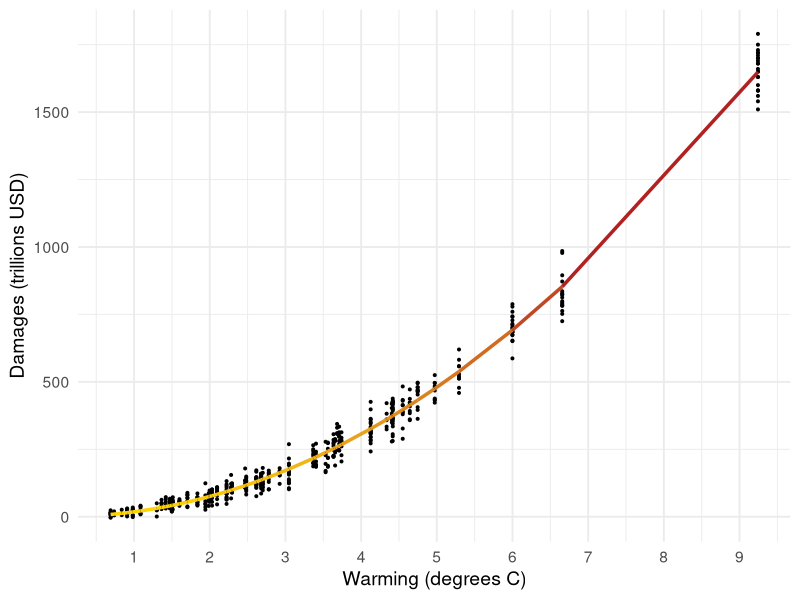
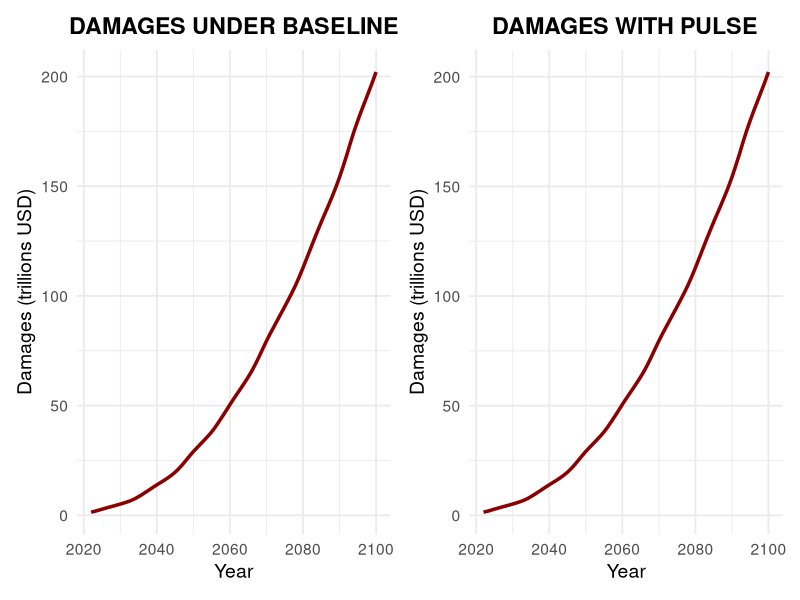
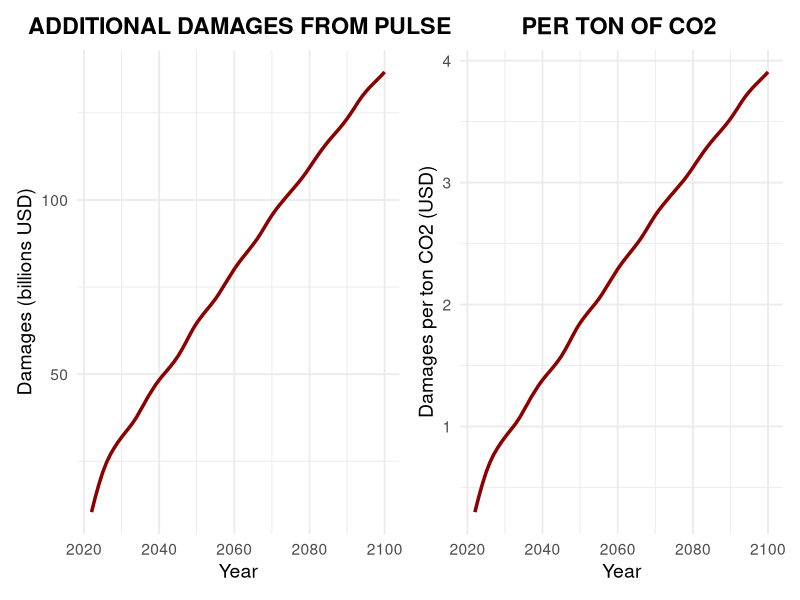
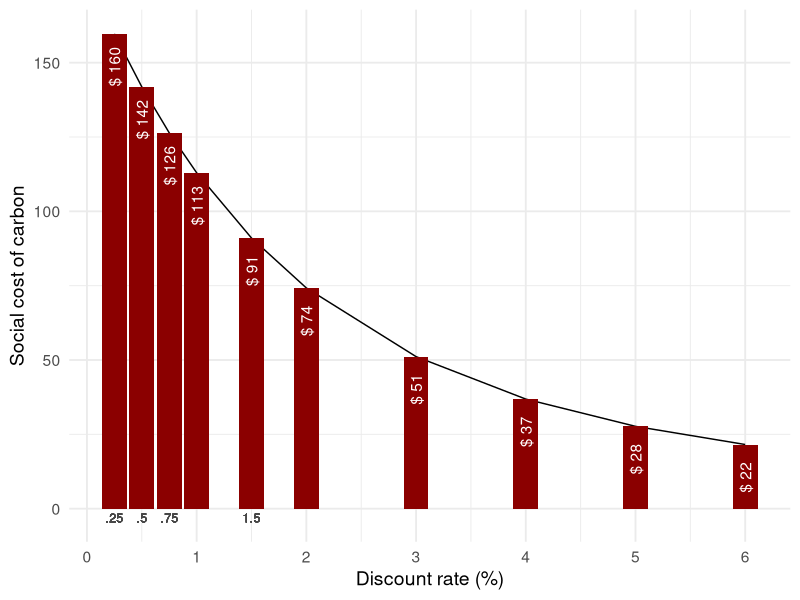
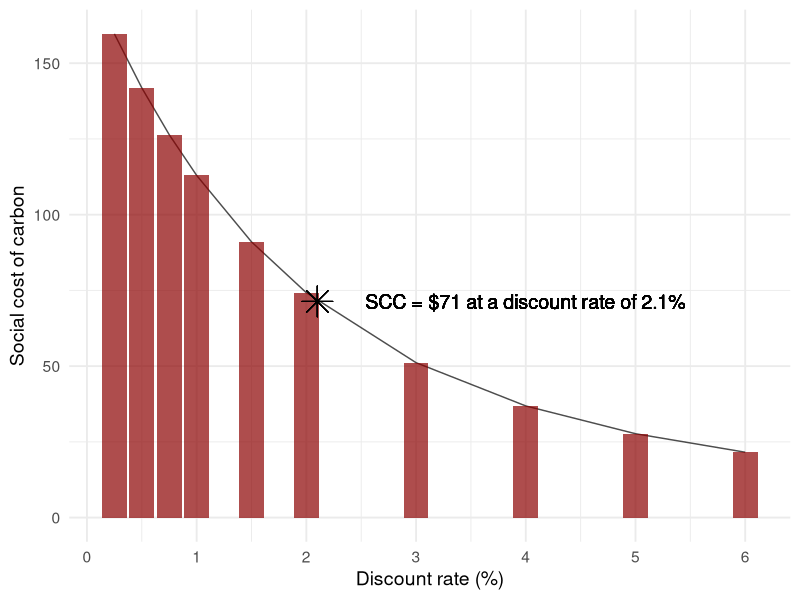
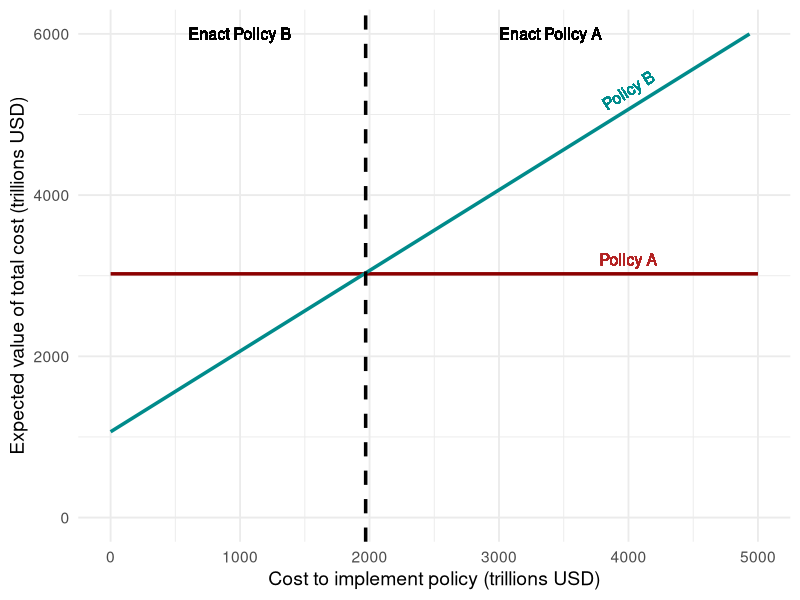

These charts were generated, in order, by the following R code:
## ---- chunk 1
knitr::opts_chunk$set(echo = TRUE, message = FALSE, warning = FALSE)
library(tidyverse)
library(here)
library(broom)
library(patchwork)

options(scipen = 999)

# reading in damages data, creating new column for squared damages
damages <- read_csv(here("damages.csv")) %>% 
  mutate(warming_q = warming^2)

# reading in warming data
warming <- read_csv(here("warming.csv"))
## ---- chunk 2
# creating a quadratic model
qm_damages <- lm(damages ~ 0 + warming + warming_q, data = damages)
damages_predict <- augment(qm_damages)

# visualizing the model 
ggplot(data = damages, aes(x = warming, y = damages/1e+12)) +
  geom_point(color = "black", size = 0.7) +
  geom_line(data = damages_predict, aes(x = warming, y = .fitted/1e+12, color = .fitted), size = 1.2) +
  scale_color_gradientn(colors = c("gold", "firebrick", "darkred")) +
  theme_minimal(14) +
  labs(x = "Warming (degrees C)", y = "Damages (trillions USD)") +
  scale_x_continuous(n.breaks = 10) +
  theme(legend.position = "none")
## ---- chunk 3
# storing a function for damages from warming based on the quadratic model
damages <- function(warming) {
  damages <- qm_damages$coefficients[1]*warming + qm_damages$coefficients[2]*(warming^2)
  return(damages)
}

# creating a new dataframe with differences and damages per ton based on degrees of warming 
pulse <- warming %>% 
  mutate(damages_baseline = damages(warming_baseline)) %>% 
  mutate(damages_pulse = damages(warming_pulse)) %>% 
  mutate(difference = damages_pulse - damages_baseline) %>% 
  mutate(damage_per_ton = difference/35e+9)

# plotting
p1 <- ggplot(data = pulse, aes(x = year, y = damages_baseline/1e+12)) +
  geom_line(size = 1.2, color = "darkred") +
  labs(x = "Year", y = "Damages (trillions USD)", title = "DAMAGES UNDER BASELINE") +
  theme_minimal(14) +
  theme(plot.title = element_text(hjust = 0.48, face = "bold"))

p2 <- ggplot(data = pulse, aes(x = year, y = damages_pulse/1e+12)) +
  geom_line(size = 1.2, color = "darkred") +
  labs(x = "Year", y = "Damages (trillions USD)", title = "DAMAGES WITH PULSE") +
  theme_minimal(14) +
  theme(plot.title = element_text(hjust = 0.48, face = "bold"))

p3 <- ggplot(data = pulse, aes(x = year, y = difference/1e+09)) +
  geom_line(size = 1.2, color = "darkred") +
  labs(x = "Year", y = "Damages (billions USD)", title = "ADDITIONAL DAMAGES FROM PULSE") +
  theme_minimal(14) +
  theme(plot.title = element_text(hjust = 0.48, face = "bold"))

p4 <- ggplot(data = pulse, aes(x = year, y = difference/35e+9)) +
  geom_line(size = 1.2, color = "darkred") +
  labs(x = "Year", y = "Damages per ton CO2 (USD)", title = "PER TON OF CO2") +
  theme_minimal(14) +
  theme(plot.title = element_text(hjust = 0.48, face = "bold"))

p1 | p2
p3 | p4

## ---- chunk 4
# creating a dataframe with discounted damages based on several discount rates
scc <- pulse %>% 
  mutate(years_into_future = year-2022) %>% 
  mutate(scc_not_discounted = difference/35e+9) %>% 
  mutate(dr0.25 = scc_not_discounted/(1.0025^years_into_future)) %>% 
  mutate(dr0.5 = scc_not_discounted/(1.005^years_into_future)) %>% 
  mutate(dr0.75 = scc_not_discounted/(1.0075^years_into_future)) %>% 
  mutate(dr1 = scc_not_discounted/(1.01^years_into_future)) %>% 
  mutate(dr1.5 = scc_not_discounted/(1.015^years_into_future)) %>% 
  mutate(dr2 = scc_not_discounted/(1.02^years_into_future)) %>% 
  mutate(dr3 = scc_not_discounted/(1.03^years_into_future)) %>% 
  mutate(dr4 = scc_not_discounted/(1.04^years_into_future)) %>% 
  mutate(dr5 = scc_not_discounted/(1.05^years_into_future)) %>% 
  mutate(dr6 = scc_not_discounted/(1.06^years_into_future)) %>% 
  mutate(dr2.1 = scc_not_discounted/(1.021^years_into_future))
  

scc0.025 <- sum(scc$dr0.25)
scc0.5 <- sum(scc$dr0.5)
scc0.75 <- sum(scc$dr0.75)
scc1 <- sum(scc$dr1)
scc1.5 <- sum(scc$dr1.5)
scc2 <- sum(scc$dr2)
scc3 <- sum(scc$dr3)
scc4 <- sum(scc$dr4)
scc5 <- sum(scc$dr5)
scc6 <- sum(scc$dr6)

scc_vector <- c(scc0.025, scc0.5, scc0.75, scc1, scc1.5, scc2, scc3, scc4, scc5, scc6)
dr <- c(0.25, 0.5, 0.75, 1, 1.5, 2, 3, 4, 5, 6)
scc_table <- data.frame(scc_vector, dr)

# plotting SCC vs. discount rate
ggplot(data = scc_table, aes(x = dr, y = scc_vector)) +
    geom_line() +
  geom_col(size = 3, fill = "darkred") +
  labs(x = "Discount rate (%)", y = "Social cost of carbon") +
  theme_minimal(14) +
  scale_x_continuous(n.breaks = 10) +
  # geom_text(aes(x = dr, y = scc_vector, label = dr), nudge_y = 4) +
  geom_text(aes(x = dr, y = scc_vector, label = paste("$", round(scc_vector, 0))), nudge_y = -11, angle = 90, color = "white ") +
  geom_text(aes(x = 0.25, y = -3, label = ".25"), size = 3.2, color = "grey28") +
  geom_text(aes(x = 0.5, y = -3, label = ".5"), size = 3.2, color = "grey28") +
  geom_text(aes(x = 0.75, y = -3, label = ".75"), size = 3.2, color = "grey28") +
  geom_text(aes(x = 1.5, y = -3, label = "1.5"), size = 3.2, color = "grey28")
## ---- chunk 5
# calculating the discount rate using the ramsey rule from the information given
rr <- (0.001 + 2*0.01)*100
## ---- chunk 6
# calculating the social cost of carbon using the ramsey rule
scc2.1 <- sum(scc$dr2.1)


# locating this discount rate on the graph
ggplot(data = scc_table, aes(x = dr, y = scc_vector)) +
    geom_line(alpha = 0.7) +
  geom_col(size = 3, fill = "darkred", alpha = 0.7) +
  labs(x = "Discount rate (%)", y = "Social cost of carbon") +
  theme_minimal(14) +
  scale_x_continuous(n.breaks = 10) +
  geom_point(aes(y = scc2.1, x = rr), size = 7, shape = 8) +
  geom_text(aes(y = scc2.1, x = 4, label = "SCC = $71 at a discount rate of 2.1%"), size = 5, shape = 8)

  
## ---- chunk 7
# creating a dataframe to calculate expected values
policy <- pulse %>% 
  mutate(warming_policy_a = 1.5*warming_baseline) %>% # 0.5 chance of this occurring under A
  mutate(warming_policy_b = ifelse(year < 2050, warming_policy_a, 1.29)) %>% # 100% chance of this occurring under B
  mutate(damages_a = damages(warming_policy_a)) %>% 
  mutate(damages_b = damages(warming_policy_b)) %>%
  mutate(years_into_future = year-2022) %>% 
  mutate(damages_a_discounted = damages_a/(1.02^years_into_future)) %>%
  mutate(damages_b_discounted = damages_b/(1.02^years_into_future)) %>% 
  mutate(damages_baseline_discounted = damages_baseline/(1.02^years_into_future))

# expected values
ev_a <- 0.5*sum(policy$damages_baseline_discounted) + 0.5*sum(policy$damages_a_discounted)
ev_b <- sum(policy$damages_b_discounted)

## ---- chunk 8
# sequence for cost
cost <- seq(0, 5e15, by = 1e12) 

cost_df <- data.frame(cost) 

cost_compare <- cost_df %>% 
  mutate(cost_b = ev_b + cost) %>% 
  mutate(cost_a = ev_a)

# visualizing cost and damages of policy options
ggplot(data = cost_compare) +
  geom_line(aes(x = cost/1e12, y = cost_a/1e12), size = 1.2, color = "darkred") + 
  geom_line(aes(x = cost/1e12, y = cost_b/1e12), size = 1.2, color = "cyan4") +
  theme_minimal(14) + 
  labs(x = "Cost to implement policy (trillions USD)", y = "Expected value of total cost (trillions USD)") +
  geom_text(aes(x = 4000, y = 3200, label = "Policy A"), color = "firebrick", size = 4) +
  geom_text(aes(x = 4000, y = 5300, label = "Policy B"), color = "cyan4", angle = 32, size = 4) +
  geom_vline(xintercept = 1970, linetype = "dashed", size = 1.2) +
  geom_text(aes(x = 1000, y = 6000, label = "Enact Policy B"), size = 4) +
  geom_text(aes(x = 3400, y = 6000, label = "Enact Policy A"), size = 4) +
  scale_y_continuous(limits = c(0, 6000))
